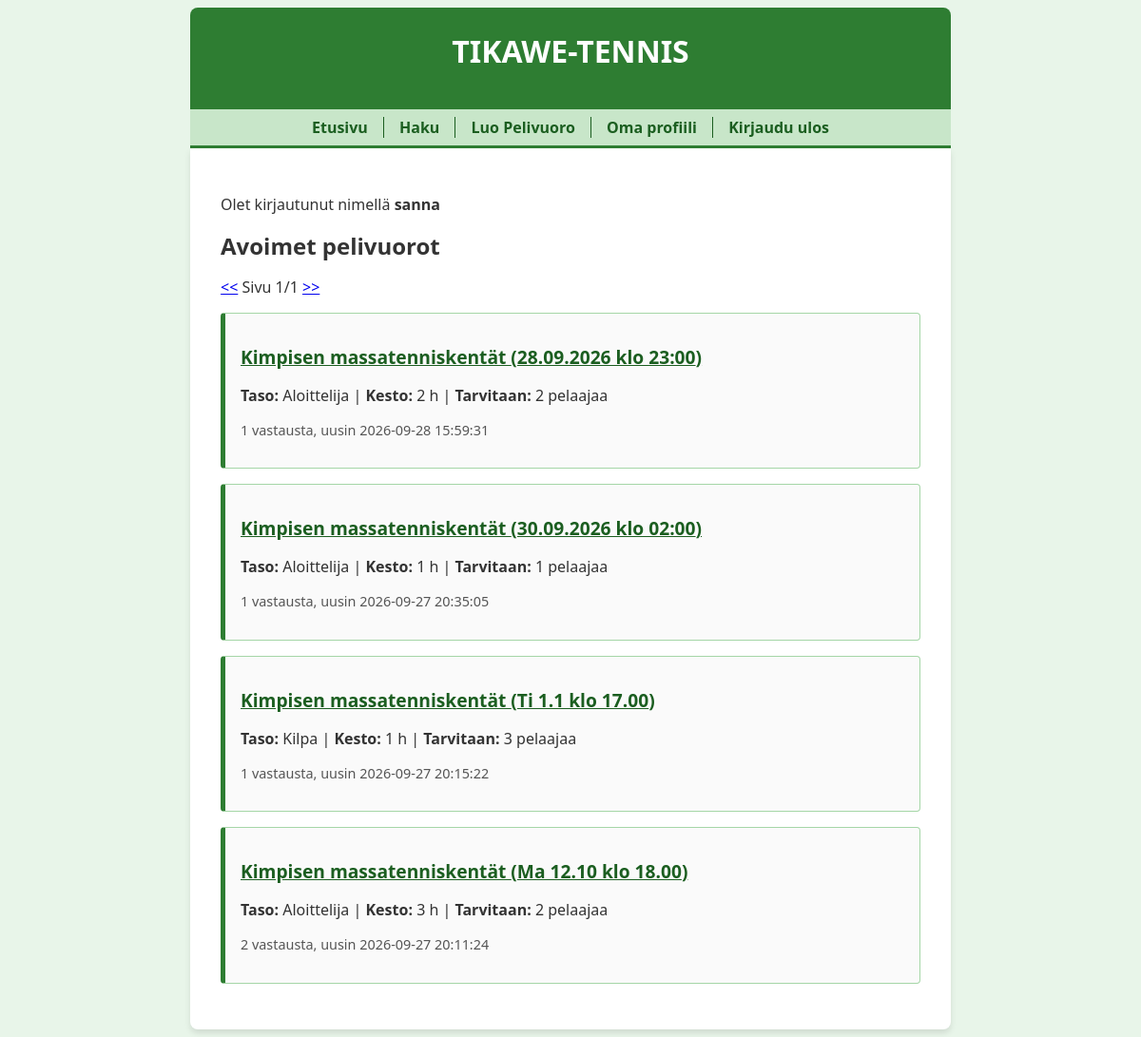
/ (signed in), run on the app's committed database.
### tables this page shows
CREATE TABLE threads (
    id INTEGER PRIMARY KEY,
    peliaika TEXT,
    pelipaikka TEXT,
    pelitaso TEXT,
    pelaajien_maara INTEGER,
    kesto INTEGER,
    user_id INTEGER REFERENCES users
);

### app.py (the view)
@app.route("/")
@app.route("/<int:page>")
def index(page=1):
    if "user_id" not in session:
        flash("Kirjaudu sisään nähdäksesi avoimet pelivuorot.")
        return redirect("/login")
    page_size = 10
    total_threads = forum.thread_count()
    page_count = math.ceil(total_threads / page_size)
    page_count = max(page_count, 1)
    if page < 1:
        return redirect("/1")
    if page > page_count:
        return redirect("/" + str(page_count))
    threads = forum.get_threads(page, page_size)
    return render_template("index.html", page=page, page_count=page_count, threads=threads)

### app.py (called while the page is built)
@app.before_request
def before_request():
    g.start_time = time.time()

@app.after_request
def after_request(response):
    elapsed_time = round(time.time() - g.start_time, 2)
    print("elapsed time:", elapsed_time, "s")
    return response

### db.py (called while the page is built)
def get_connection():
    con = sqlite3.connect("database.db")
    con.execute("PRAGMA foreign_keys = ON")
    con.row_factory = sqlite3.Row
    return con

def query(sql, params=[]):
    con = get_connection()
    result = con.execute(sql, params).fetchall()
    con.close()
    return result

### forum.py (called while the page is built)
def thread_count():
    sql = "SELECT COUNT(*) FROM threads"
    result = db.query(sql)
    return result[0][0] if result else 0

def get_threads(page, page_size):
    sql = """SELECT t.id, t.peliaika, t.pelipaikka, t.pelitaso, t.pelaajien_maara, t.kesto, COUNT(m.id) total, MAX(m.sent_at) last
             FROM threads t, messages m
             WHERE t.id = m.thread_id AND m.status = 1
             GROUP BY t.id
             ORDER BY t.id DESC
             LIMIT ? OFFSET ?"""
    limit = page_size
    offset = page_size * (page - 1)
    return db.query(sql, [limit, offset])

### templates/index.html (shortened to what this page needs)
{% extends "layout.html" %}
{% block content %}
  {% if session.username %}
  <p>Olet kirjautunut nimellä <strong>{{ session.username }}</strong></p>
  {% else %}
  <p><a href="/login">Kirjaudu sisään tai luo tunnus</a> ilmoittaaksesi omista pelivuoroistasi.</p>
  {% endif %}
  <h2>Avoimet pelivuorot</h2>
  <p>
    <a href="/{{ page - 1 }}">&lt;&lt;</a>
    Sivu {{ page }}/{{ page_count }}
    <a href="/{{ page + 1 }}">&gt;&gt;</a>
  </p>
  {% for thread in threads %}
  <div class="thread">
    <p>
      <a href="/thread/{{ thread.id }}" style="font-size: 1.2em; font-weight: bold; color: #1b5e20;">
        {{ thread.pelipaikka }} ({{ thread.peliaika }})
      </a>
    </p>
    <p style="color: #333;">
      <strong>Taso:</strong> {{ thread.pelitaso }} | <strong>Kesto:</strong> {{ thread.kesto }} h | <strong>Tarvitaan:</strong> {{ thread.pelaajien_maara }} pelaajaa
    </p>
    <p style="color: #555; font-size: 0.9em;">
      {{ thread.total }} vastausta, uusin {{ thread.last }}
    </p>
  </div>
  {% else %}
  <p>Ei avoimia pelivuoroja tällä hetkellä.</p>
  {% endfor %}
{% endblock %}

### static/main.css (style rules this page uses)
body { margin: auto; max-width: 50em; font-family: 'Segoe UI', Tahoma, Geneva, Verdana, sans-serif; background-color: #e8f5e9; color: #333; }
h1, h2, h3 { margin: 0 0 0.5em 0; }
.thread { border: 1px solid #a5d6a7; border-left: 5px solid #2e7d32; margin: 1em 0; padding: 1em; border-radius: 4px; background-color: #fafafa; transition: background-color 0.2s; }

### data on the page
threads: pelipaikka "Kimpisen massatenniskentät", peliaika "28.09.2026 klo 23:00", pelitaso "Aloittelija", kesto "2", pelaajien_maara "2", total "1", last "2026-09-28 15:59:31"
threads: pelipaikka "Kimpisen massatenniskentät", peliaika "30.09.2026 klo 02:00", pelitaso "Aloittelija", kesto "1", pelaajien_maara "1", total "1", last "2026-09-27 20:35:05"
threads: pelipaikka "Kimpisen massatenniskentät", peliaika "Ti 1.1 klo 17.00", pelitaso "Kilpa", kesto "1", pelaajien_maara "3", total "1", last "2026-09-27 20:15:22"
threads: pelipaikka "Kimpisen massatenniskentät", peliaika "Ma 12.10 klo 18.00", pelitaso "Aloittelija", kesto "3", pelaajien_maara "2", total "2", last "2026-09-27 20:11:24"

### other printed values
{{ session.username }} "sanna"
{{ page }} "1"
{{ page_count }} "1"
